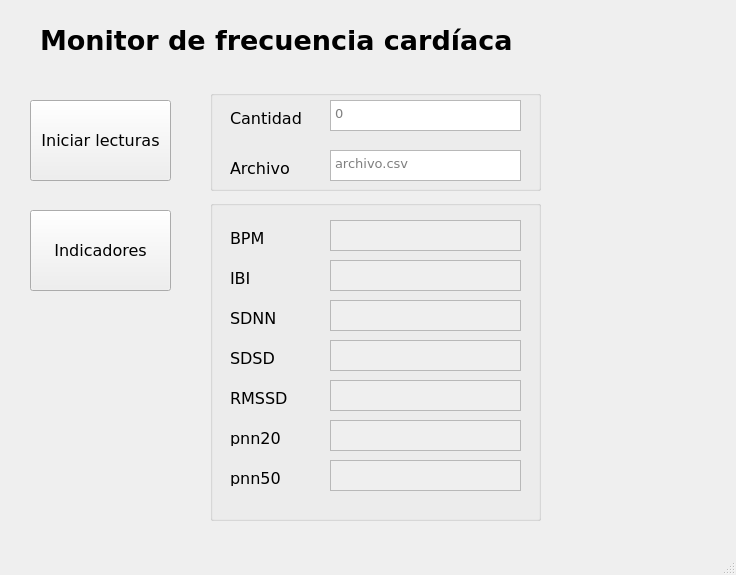
<?xml version="1.0" encoding="UTF-8"?>
<ui version="4.0">
 <class>MainWindow</class>
 <widget class="QMainWindow" name="MainWindow">
  <property name="geometry">
   <rect>
    <x>0</x>
    <y>0</y>
    <width>736</width>
    <height>575</height>
   </rect>
  </property>
  <property name="windowTitle">
   <string>MainWindow</string>
  </property>
  <widget class="QWidget" name="centralwidget">
   <widget class="QLabel" name="label">
    <property name="geometry">
     <rect>
      <x>40</x>
      <y>20</y>
      <width>471</width>
      <height>41</height>
     </rect>
    </property>
    <property name="font">
     <font>
      <family>Verdana</family>
      <pointsize>20</pointsize>
      <weight>75</weight>
      <bold>true</bold>
     </font>
    </property>
    <property name="text">
     <string>Monitor de frecuencia cardíaca</string>
    </property>
   </widget>
   <widget class="QGroupBox" name="groupBox">
    <property name="geometry">
     <rect>
      <x>210</x>
      <y>90</y>
      <width>331</width>
      <height>101</height>
     </rect>
    </property>
    <property name="title">
     <string/>
    </property>
    <widget class="QLabel" name="label_2">
     <property name="geometry">
      <rect>
       <x>20</x>
       <y>20</y>
       <width>81</width>
       <height>16</height>
      </rect>
     </property>
     <property name="font">
      <font>
       <family>Verdana</family>
       <pointsize>12</pointsize>
      </font>
     </property>
     <property name="text">
      <string>Cantidad</string>
     </property>
    </widget>
    <widget class="QLabel" name="label_3">
     <property name="geometry">
      <rect>
       <x>20</x>
       <y>70</y>
       <width>71</width>
       <height>16</height>
      </rect>
     </property>
     <property name="font">
      <font>
       <family>Verdana</family>
       <pointsize>12</pointsize>
      </font>
     </property>
     <property name="text">
      <string>Archivo</string>
     </property>
    </widget>
    <widget class="QTextEdit" name="textEdit">
     <property name="geometry">
      <rect>
       <x>120</x>
       <y>10</y>
       <width>191</width>
       <height>31</height>
      </rect>
     </property>
     <property name="font">
      <font>
       <family>Verdana</family>
       <pointsize>10</pointsize>
      </font>
     </property>
     <property name="placeholderText">
      <string>0</string>
     </property>
    </widget>
    <widget class="QTextEdit" name="textEdit_2">
     <property name="geometry">
      <rect>
       <x>120</x>
       <y>60</y>
       <width>191</width>
       <height>31</height>
      </rect>
     </property>
     <property name="font">
      <font>
       <family>Verdana</family>
       <pointsize>10</pointsize>
      </font>
     </property>
     <property name="placeholderText">
      <string>archivo.csv</string>
     </property>
    </widget>
   </widget>
   <widget class="QGroupBox" name="groupBox_2">
    <property name="geometry">
     <rect>
      <x>210</x>
      <y>200</y>
      <width>331</width>
      <height>321</height>
     </rect>
    </property>
    <property name="title">
     <string/>
    </property>
    <widget class="QLabel" name="label_4">
     <property name="geometry">
      <rect>
       <x>20</x>
       <y>30</y>
       <width>81</width>
       <height>16</height>
      </rect>
     </property>
     <property name="font">
      <font>
       <family>Verdana</family>
       <pointsize>12</pointsize>
      </font>
     </property>
     <property name="text">
      <string>BPM</string>
     </property>
    </widget>
    <widget class="QTextEdit" name="textEdit_3">
     <property name="enabled">
      <bool>false</bool>
     </property>
     <property name="geometry">
      <rect>
       <x>120</x>
       <y>20</y>
       <width>191</width>
       <height>31</height>
      </rect>
     </property>
     <property name="font">
      <font>
       <family>Verdana</family>
       <pointsize>10</pointsize>
      </font>
     </property>
     <property name="placeholderText">
      <string/>
     </property>
    </widget>
    <widget class="QTextEdit" name="textEdit_4">
     <property name="enabled">
      <bool>false</bool>
     </property>
     <property name="geometry">
      <rect>
       <x>120</x>
       <y>60</y>
       <width>191</width>
       <height>31</height>
      </rect>
     </property>
     <property name="font">
      <font>
       <family>Verdana</family>
       <pointsize>10</pointsize>
      </font>
     </property>
     <property name="placeholderText">
      <string/>
     </property>
    </widget>
    <widget class="QLabel" name="label_5">
     <property name="geometry">
      <rect>
       <x>20</x>
       <y>70</y>
       <width>81</width>
       <height>16</height>
      </rect>
     </property>
     <property name="font">
      <font>
       <family>Verdana</family>
       <pointsize>12</pointsize>
      </font>
     </property>
     <property name="text">
      <string>IBI</string>
     </property>
    </widget>
    <widget class="QTextEdit" name="textEdit_5">
     <property name="enabled">
      <bool>false</bool>
     </property>
     <property name="geometry">
      <rect>
       <x>120</x>
       <y>100</y>
       <width>191</width>
       <height>31</height>
      </rect>
     </property>
     <property name="font">
      <font>
       <family>Verdana</family>
       <pointsize>10</pointsize>
      </font>
     </property>
     <property name="placeholderText">
      <string/>
     </property>
    </widget>
    <widget class="QLabel" name="label_6">
     <property name="geometry">
      <rect>
       <x>20</x>
       <y>110</y>
       <width>81</width>
       <height>16</height>
      </rect>
     </property>
     <property name="font">
      <font>
       <family>Verdana</family>
       <pointsize>12</pointsize>
      </font>
     </property>
     <property name="text">
      <string>SDNN</string>
     </property>
    </widget>
    <widget class="QTextEdit" name="textEdit_6">
     <property name="enabled">
      <bool>false</bool>
     </property>
     <property name="geometry">
      <rect>
       <x>120</x>
       <y>140</y>
       <width>191</width>
       <height>31</height>
      </rect>
     </property>
     <property name="font">
      <font>
       <family>Verdana</family>
       <pointsize>10</pointsize>
      </font>
     </property>
     <property name="placeholderText">
      <string/>
     </property>
    </widget>
    <widget class="QLabel" name="label_7">
     <property name="geometry">
      <rect>
       <x>20</x>
       <y>150</y>
       <width>81</width>
       <height>16</height>
      </rect>
     </property>
     <property name="font">
      <font>
       <family>Verdana</family>
       <pointsize>12</pointsize>
      </font>
     </property>
     <property name="text">
      <string>SDSD</string>
     </property>
    </widget>
    <widget class="QTextEdit" name="textEdit_7">
     <property name="enabled">
      <bool>false</bool>
     </property>
     <property name="geometry">
      <rect>
       <x>120</x>
       <y>180</y>
       <width>191</width>
       <height>31</height>
      </rect>
     </property>
     <property name="font">
      <font>
       <family>Verdana</family>
       <pointsize>10</pointsize>
      </font>
     </property>
     <property name="placeholderText">
      <string/>
     </property>
    </widget>
    <widget class="QLabel" name="label_8">
     <property name="geometry">
      <rect>
       <x>20</x>
       <y>190</y>
       <width>81</width>
       <height>16</height>
      </rect>
     </property>
     <property name="font">
      <font>
       <family>Verdana</family>
       <pointsize>12</pointsize>
      </font>
     </property>
     <property name="text">
      <string>RMSSD</string>
     </property>
    </widget>
    <widget class="QTextEdit" name="textEdit_8">
     <property name="enabled">
      <bool>false</bool>
     </property>
     <property name="geometry">
      <rect>
       <x>120</x>
       <y>220</y>
       <width>191</width>
       <height>31</height>
      </rect>
     </property>
     <property name="font">
      <font>
       <family>Verdana</family>
       <pointsize>10</pointsize>
      </font>
     </property>
     <property name="placeholderText">
      <string/>
     </property>
    </widget>
    <widget class="QLabel" name="label_9">
     <property name="geometry">
      <rect>
       <x>20</x>
       <y>230</y>
       <width>81</width>
       <height>16</height>
      </rect>
     </property>
     <property name="font">
      <font>
       <family>Verdana</family>
       <pointsize>12</pointsize>
      </font>
     </property>
     <property name="text">
      <string>pnn20</string>
     </property>
    </widget>
    <widget class="QTextEdit" name="textEdit_9">
     <property name="enabled">
      <bool>false</bool>
     </property>
     <property name="geometry">
      <rect>
       <x>120</x>
       <y>260</y>
       <width>191</width>
       <height>31</height>
      </rect>
     </property>
     <property name="font">
      <font>
       <family>Verdana</family>
       <pointsize>10</pointsize>
      </font>
     </property>
     <property name="placeholderText">
      <string/>
     </property>
    </widget>
    <widget class="QLabel" name="label_10">
     <property name="geometry">
      <rect>
       <x>20</x>
       <y>270</y>
       <width>81</width>
       <height>16</height>
      </rect>
     </property>
     <property name="font">
      <font>
       <family>Verdana</family>
       <pointsize>12</pointsize>
      </font>
     </property>
     <property name="text">
      <string>pnn50</string>
     </property>
    </widget>
   </widget>
   <widget class="QPushButton" name="pushButton">
    <property name="geometry">
     <rect>
      <x>30</x>
      <y>100</y>
      <width>141</width>
      <height>81</height>
     </rect>
    </property>
    <property name="font">
     <font>
      <family>Verdana</family>
      <pointsize>12</pointsize>
     </font>
    </property>
    <property name="text">
     <string>Iniciar lecturas</string>
    </property>
   </widget>
   <widget class="QPushButton" name="pushButton_2">
    <property name="geometry">
     <rect>
      <x>30</x>
      <y>210</y>
      <width>141</width>
      <height>81</height>
     </rect>
    </property>
    <property name="font">
     <font>
      <family>Verdana</family>
      <pointsize>12</pointsize>
     </font>
    </property>
    <property name="text">
     <string>Indicadores</string>
    </property>
   </widget>
  </widget>
  <widget class="QMenuBar" name="menubar">
   <property name="geometry">
    <rect>
     <x>0</x>
     <y>0</y>
     <width>736</width>
     <height>21</height>
    </rect>
   </property>
  </widget>
  <widget class="QStatusBar" name="statusbar"/>
 </widget>
 <resources/>
 <connections/>
</ui>
